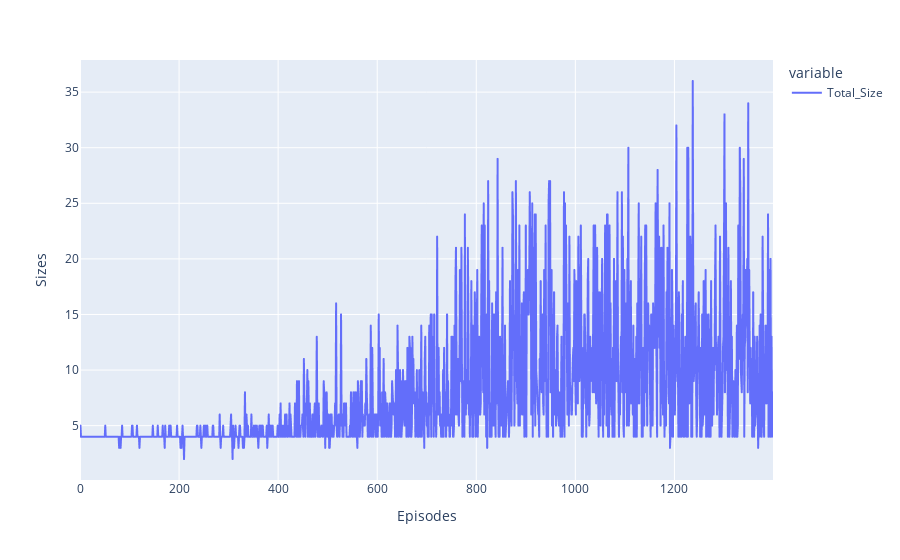

The code cell stored with this chart in its notebook:
### Code cell
vizualition.sizes_by_episode()

### Figure 1 — Plotly figure (JSON) as saved in the notebook; plotly's stock layout.template omitted (floating-point values rounded to 4 significant figures; data arrays with more than 128 entries replaced by an {"elided": "..."} marker saying what was removed)
{"data": [{"hovertemplate": "variable=Total_Size<br>index=%{x}<br>value=%{y}<extra></extra>", "legendgroup": "Total_Size", "line": {"color": "#636efa", "dash": "solid"}, "marker": {"symbol": "circle"}, "mode": "lines", "name": "Total_Size", "showlegend": true, "x": {"elided": "1400 int values"}, "xaxis": "x", "y": {"elided": "1400 int values"}, "yaxis": "y", "type": "scattergl"}], "layout": {"xaxis": {"anchor": "y", "domain": [0.0, 1.0], "title": {"text": "Episodes"}}, "yaxis": {"anchor": "x", "domain": [0.0, 1.0], "title": {"text": "Sizes"}}, "legend": {"title": {"text": "variable"}, "tracegroupgap": 0}, "margin": {"t": 60}}}
